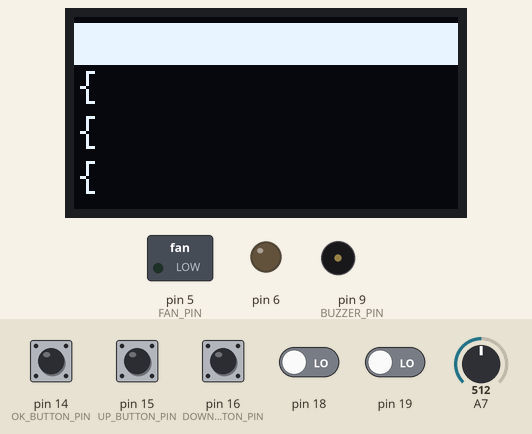
Simulated run of this sketch. Board: Arduino Uno, built with avr-gcc and run on an emulated ATmega328P. On the bench: 128×64 one-colour display, switched loads named in the sketch (green lamp = pin HIGH), output pins drawn as LEDs (lit = HIGH), buzzer (waves = sounding). The test bench sets the inputs (shaded band); at power-on: pin 14 (OK_BUTTON_PIN), pin 15 (UP_BUTTON_PIN), pin 16 (DOWN_BUTTON_PIN) HIGH, pin 18, pin 19 LOW, A7 = 512. EEPROM starts erased.

Above: at 2.6 s.
2.7 s: pin 14 (OK_BUTTON_PIN) pulled LOW for 0.15 s
At 3.3 s:
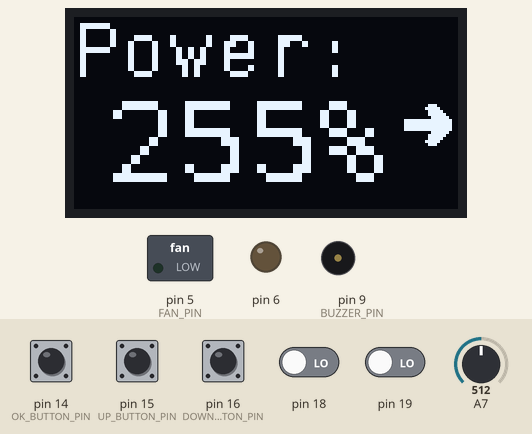
4.3 s: pin 14 (OK_BUTTON_PIN) pulled LOW for 1 s
At 4.8 s:
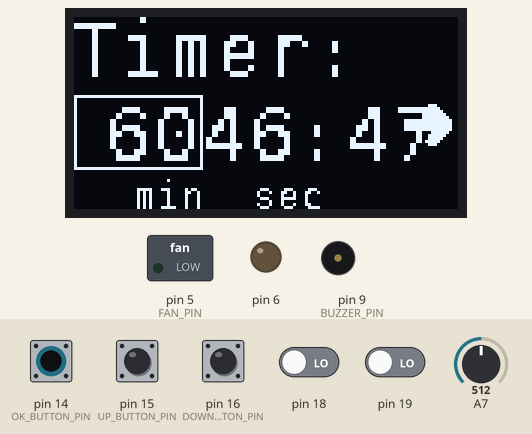
6.8 s: pin 16 (DOWN_BUTTON_PIN) pulled LOW for 0.15 s
At 8.0 s:
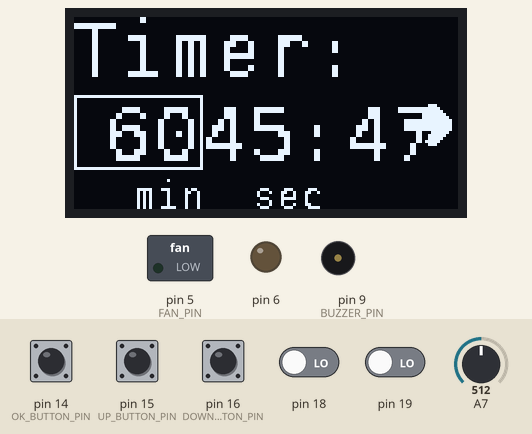
8.4 s: pin 16 (DOWN_BUTTON_PIN) pulled LOW for 1 s
At 9.3 s:
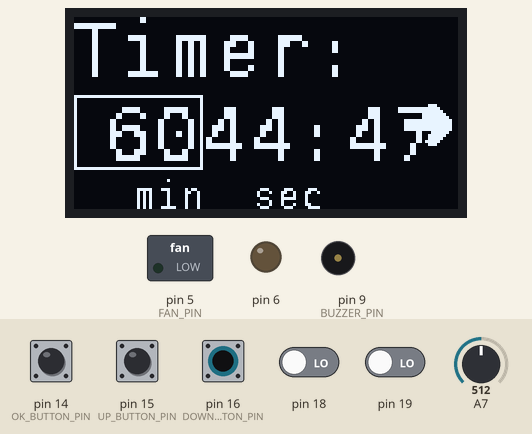
10.9 s: pin 15 (UP_BUTTON_PIN) pulled LOW for 0.15 s
At 11.4 s:
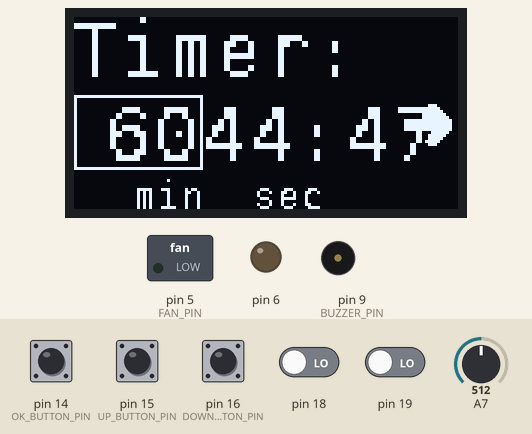
12.5 s: pin 14 (OK_BUTTON_PIN) pulsed LOW 5 times (0.12 s each, 0.3 s apart)
At 32.3 s:
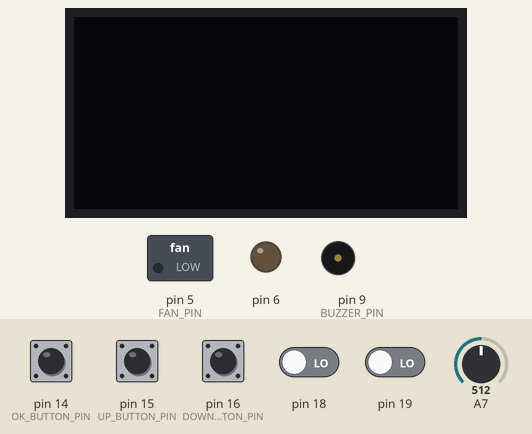
Timing chart, 0 to 33.0 s (numbered marks = the images above; inputs shaded):
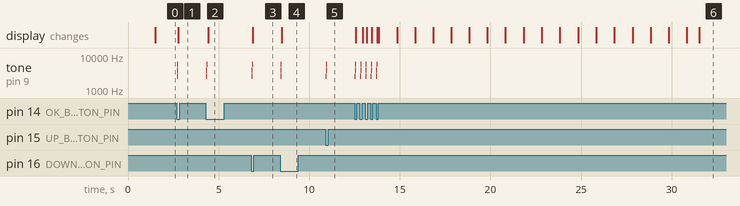

Measured:
- after the input at 2.7 s, tone on pin 9 (BUZZER_PIN): silent → 2500 Hz at once, → 3750 Hz 0.01 s later, → 5625 Hz 0.01 s later, → silent 0.01 s later; the display: changes after 0.07 s (image 1)
- after the input at 4.3 s, tone on pin 9 (BUZZER_PIN): silent → 2500 Hz at once, → 3750 Hz 0.01 s later, → 5625 Hz 0.01 s later, → silent 0.01 s later; the display: changes after 0.14 s (image 2)
- after the input at 6.8 s, tone on pin 9 (BUZZER_PIN): silent → 2500 Hz at once, → 3750 Hz 0.01 s later, → 5625 Hz 0.01 s later, → silent 0.01 s later; the display: changes after 0.08 s (image 3)
- after the input at 8.4 s, tone on pin 9 (BUZZER_PIN): silent → 2500 Hz at once, → 3750 Hz 0.01 s later, → 5625 Hz 0.01 s later, → silent 0.01 s later; the display: changes after 0.08 s (image 4)
- after the input at 10.9 s, tone on pin 9 (BUZZER_PIN): silent → 2500 Hz at once, → 3750 Hz 0.01 s later, → 5625 Hz 0.01 s later, → silent 0.01 s later
- after the input at 12.5 s, tone on pin 9 (BUZZER_PIN): silent → 2500 Hz at once, then repeats every 0.30 s: 3750 Hz 0.01 s, 5625 Hz 0.01 s, silent 0.27 s, 2500 Hz 0.01 s, until it stays silent from 13.7 s; the display: first changes after 0.08 s (image 6 shows a later state)

The sketch:

uv-lamp-timer.ino
```cpp
#include "uv-lamp-timer.h"
#include "src/logic.h"


void setup()
{
    Logic::begin();
}

void loop()
{
    Logic::fanControl();
    Logic::screenSaver();
    switch (MENU_LEVEL)
    {
    case CHOISE_SCREEN:
        Logic::choiseScreen();
        break;

    case POWER_SCREEN:
        Logic::powerScreen();
        break;

    case TIME_SCREEN:
        Logic::timeScreen();
        break;

    case SUMMARY_SCREEN:
        Logic::summaryScreen();
        break;

    case RUNNING_SCREEN:
        Logic::runningScreen();
        break;

    case DONE_SCREEN:
        Logic::doneScreen();
        break;
    }
}
```

adc.cpp
```cpp
#pragma once
#include "adc.h"

//--------------------------------------------------------------------
// Variables
//--------------------------------------------------------------------

// Init global flag for launch screen saver
volatile bool SCREEN_SAVER_STOP = false;

// Ring buffer
static volatile uint8_t RING_BUFFER[RING_BUFFER_SIZE];
static volatile uint8_t RING_BUFFER_IDX_IN = 0;

// Average value calculated from buffer value
static volatile uint8_t ADC_AVERAGE_VALUE = 0;

//--------------------------------------------------------------------
// Conversion complete interrupt
//--------------------------------------------------------------------

ISR (ADC_vect)
{
    // Read value to ring buffer and apply mask to buffer input index
    RING_BUFFER[RING_BUFFER_IDX_IN++] = ADCH;
    RING_BUFFER_IDX_IN &= RING_BUFFER_MASK;
    // When the buffer overflows, recalculate the average value
    if (RING_BUFFER_IDX_IN == 0)
    {
        uint16_t sum = 0;
        for (uint8_t i = 0; i < RING_BUFFER_SIZE; i++)
        {
            sum += RING_BUFFER[i];
        }
        ADC_AVERAGE_VALUE = sum / RING_BUFFER_SIZE;
    }
    // Check trashhold
    if (((ADCH + 255) - ADC_AVERAGE_VALUE) > 355)
    {
        SCREEN_SAVER_STOP = true;
    }
}

//--------------------------------------------------------------------
// Setup ADC in free run mode on A7
//--------------------------------------------------------------------

void adcBegin(void)
{
    // enable adc, auto-triggering, interrupts and set prescaler to 128
    ADCSRA |= ((1 << ADEN) | (1 << ADATE) | (1 << ADIE)
        | (1 << ADPS2) | (1 << ADPS1) | (1 << ADPS0));

    // only ADCH for result read, set reference voltage as VCC
    // and choise A7 as input
    ADMUX &= (~(1 << REFS1) & ~(1 << MUX3));
    ADMUX |= ((1 << REFS0) | (1<<ADLAR) | (1 << MUX2)
        | (1 << MUX1) | (1 << MUX0));

    // start conversions
    ADCSRA |= (1 << ADSC);
}
```

adc.h
```cpp
#pragma once

// Include global variables and settings
#include "../uv-lamp-timer.h"

// Ring buffer settings
#define RING_BUFFER_SIZE 128
#define RING_BUFFER_MASK (RING_BUFFER_SIZE - 1)

// ADC init function
void adcBegin(void);
```

buttons.cpp
```cpp
#pragma once
#include "buttons.h"
#include "buzzer.h"

//--------------------------------------------------------------------
// Variables
//--------------------------------------------------------------------

// State variables
static volatile bool OK_PRESSED = false;
static volatile bool UP_PRESSED = false;
static volatile bool DOWN_PRESSED = false;

// Pressing time for soft debouncing
static volatile uint32_t OK_BUTTON_DEBOUNCE_TIME = 0;
static volatile uint32_t UP_BUTTON_DEBOUNCE_TIME = 0;
static volatile uint32_t DOWN_BUTTON_DEBOUNCE_TIME = 0;

//--------------------------------------------------------------------
// Button events handling
//--------------------------------------------------------------------

// Pin change interrupt
ISR (PCINT1_vect) {
    if (((millis()-OK_BUTTON_DEBOUNCE_TIME) > BUTTON_DEBOUNCE_DELAY)
       && (Button::buttonState(OK_BUTTON_PIN) == true))
    {
        OK_BUTTON_DEBOUNCE_TIME = millis();
        OK_PRESSED = true;
    }

    if (((millis()-UP_BUTTON_DEBOUNCE_TIME) > BUTTON_DEBOUNCE_DELAY)
       && (Button::buttonState(UP_BUTTON_PIN) == true))
    {
        UP_BUTTON_DEBOUNCE_TIME = millis();
        UP_PRESSED = true;
    }

    if (((millis()-DOWN_BUTTON_DEBOUNCE_TIME) > BUTTON_DEBOUNCE_DELAY)
       && (Button::buttonState(DOWN_BUTTON_PIN) == true))
    {
        DOWN_BUTTON_DEBOUNCE_TIME = millis();
        DOWN_PRESSED = true;
    }
}

//--------------------------------------------------------------------
// Setup pins and pin change interrupt
//--------------------------------------------------------------------

void Button::begin(void)
{
    // enable INPUT on A0-A2 pins of the board
    DDRC &= ~((1 << DDC2) | (1 << DDC1) | (1 << DDC0));

    // add PULL_UP on A0-A2 pins of the board
    PORTC |= ((1 << DDC2) | (1 << DDC1) | (1 << DDC0));

    // enable PCIE1 interrupts
    PCICR |= (1 << PCIE1);

    // configure interrupts on A0,A1,A2 pins only
    PCMSK1 |= ((1 << PCINT10) | (1 << PCINT9) | (1 << PCINT8));

    // enable interrupts
    interrupts();
}

//--------------------------------------------------------------------
// Button events handler static class
//--------------------------------------------------------------------

uint8_t Button::pressed(void)
{
    if (UP_PRESSED)
    {
        UP_PRESSED=false;
        Buzzer::click();
        return UP_BUTTON;
    }
    if (DOWN_PRESSED)
    {
        DOWN_PRESSED=false;
        Buzzer::click();
        return DOWN_BUTTON;
    }
    if (OK_PRESSED)
    {
        OK_PRESSED=false;
        Buzzer::click();
        return OK_BUTTON;
    }
    return 0;
}


bool Button::buttonState(uint8_t button_pin) {
    if ((PINC & (1 << button_pin)) == 0)
    {
        return true;
    }
    return false;
}
```

buttons.h
```cpp
#pragma once
#include "../uv-lamp-timer.h"

// Button pins
#define OK_BUTTON_PIN PINC0
#define UP_BUTTON_PIN PINC1
#define DOWN_BUTTON_PIN PINC2

//--------------------------------------------------------------------
// Button events handler static class
//--------------------------------------------------------------------

class Button
{
    public:
        static void begin(void);
        static uint8_t pressed(void);
        static bool buttonState(uint8_t);
};
```

buzzer.cpp
```cpp
#pragma once
#include "buzzer.h"

//--------------------------------------------------------------------
// Sounds
//--------------------------------------------------------------------

static void Buzzer::end(void)
{
    for (int i=400; i<4000; i=i*1.5)
    {
        tone(BUZZER_PIN, i);
        delay(60);
    }
    noTone(BUZZER_PIN);
}


static void Buzzer::click(void)
{
    for (int i=2500; i<6000; i=i*1.5)
    {
        tone(BUZZER_PIN, i);
        delay(10);
    }
    noTone(BUZZER_PIN);
}


static void Buzzer::alarm(void) // when overheating
{
    for (int j=0; j <3; j++)
    {
        for (int i=1000; i<2000; i=i*1.1)
        {
            tone(BUZZER_PIN, i);
            delay(10);
        }
        delay(50);
        for (int i=1000; i>500; i=i*1.9)
        {
            tone(BUZZER_PIN, i);
            delay(10);
        }
        delay(50);
    }
    noTone(BUZZER_PIN);
}
```

buzzer.h
```cpp
#pragma once
#include "../uv-lamp-timer.h"

//--------------------------------------------------------------------
// Sounds
//--------------------------------------------------------------------

class Buzzer
{
    public:
        static void end(void);
        static void click(void);
        static void alarm(void);
};
```

display.cpp
```cpp
#pragma once
#include "display.h"

//--------------------------------------------------------------------
// Init display
//--------------------------------------------------------------------

Display::Display(Adafruit_SSD1306 *driver)
{
    _driver = driver;
}


void Display::begin(void)
{
    _driver->begin(SSD1306_SWITCHCAPVCC, 0x3C); _clear();
    _driver->drawBitmap(32, 0, logoImg, 64, 64, 1);
    _driver->setFont(&GFX_FONT);
    _display(); delay(1400);
}

//--------------------------------------------------------------------
// Showing
//--------------------------------------------------------------------

void Display::showChoiceScreen(const uint8_t &level)
{
    _clear();
    uint8_t pixelYCursor = 13;
    for (uint8_t i = 0; i < QUANTITY_OF_CONFIGS; i++)
    {
        _driver->setCursor(1,pixelYCursor);
        _driver->setTextSize(1);
        if (level == i)
        {
            _driver->setTextColor(BLACK);
            _driver->drawRect(0, pixelYCursor-11, 128, 14, WHITE);
            _driver->fillRect(0, pixelYCursor-11, 128, 14, WHITE);
        }
        else
        {
            _driver->setTextColor(WHITE);
        }
        _driver->println(Settings::get(i).name);
        pixelYCursor += 15;
    }
    _display();
}


void Display::showPowerScreen(const uint8_t &power)
{
    _clear();
    _driver->setTextColor(WHITE);
    // show header
    _driver->setCursor(0,20);
    _driver->setTextSize(2);
    _driver->println("Power:");
    // show value
    _driver->setCursor(10,55);
    _driver->setTextSize(3);
    _driver->print(power, DEC);
    _driver->println("%");
    // show footer
    _drawArrow();
    _display();
}


void Display::showTimeScreen(const uint32_t &time,
    const uint8_t &cursor)
{
    _clear();
    _driver->setTextColor(WHITE);

    // show header
    _driver->setCursor(0,20);
    _driver->setTextSize(2);
    _driver->println("Timer:");

    // prepare values
    uint16_t minutes; uint8_t seconds;
    _calculateTime(time, minutes, seconds);

    // show values
    _driver->setTextSize(2);
    _driver->setCursor(10,48);

    // show minutes
    if (_numsCounter(minutes) == 1)
    {
        _driver->print(0, DEC);
    }
    _driver->print(minutes, DEC);
    _driver->print(":");

    // show seconds
    if (_numsCounter(seconds) == 1)
    {
        _driver->print(0, DEC);
    }
    _driver->println(seconds, DEC);

    // show cursor
    switch (cursor)
    {
    case 0:
        _driver->drawRect(0, 26, 43, 25, WHITE);
        break;
    default:
        _driver->drawRect(56, 26, 43, 25, WHITE);
        break;
    }

    // show footer
    _driver->setCursor(20,64);
    _driver->setTextSize(1);
    _driver->println("min  sec");
    _drawArrow();
    _display();
}


void Display::showSummaryScreen(const ConfigSet &config,
    const uint8_t &cursor)
{
    _clear();
    _driver->setTextColor(WHITE);

    // show light power
    _driver->drawBitmap(0, 5, lightImg, 16, 16, WHITE);
    _driver->setCursor(24,21);
    _driver->setTextSize(2);
    _driver->print(config.power, DEC);
    _driver->print("%");

    // show delimeter
    _driver->drawRect(0, 28, 103, 10, WHITE);
    _driver->fillRect(0, 29, 103, 10, WHITE);
    _driver->drawRect(103, 0, 3, 64, WHITE);
    _driver->fillRect(103, 0, 3, 64, WHITE);

    // show time
    _driver->drawBitmap(0, 47, timerImg, 16, 16, WHITE);
    _driver->setCursor(19,63);
    _driver->setTextSize(2);

    // prepare values
    uint16_t minutes; uint8_t seconds;
    _calculateTime(config.duration, minutes, seconds);

    // show minutes
    if (_numsCounter(minutes) == 1)
    {
        _driver->print(0, DEC);
    }
    _driver->print(minutes, DEC);
    _driver->print(":");

    // show seconds
    if (_numsCounter(seconds) == 1)
    {
        _driver->print(0, DEC);
    }
    _driver->print(seconds, DEC);

    // show menu
    _driver->drawBitmap(108, 3, playImg, 16, 16, WHITE);
    _driver->drawBitmap(108, 25, editImg, 16, 16, WHITE);
    _driver->drawBitmap(108, 48, exitImg, 16, 16, WHITE);

    // show cursor
    switch (cursor)
    {
    case 0:
        _driver->drawRect(106, 0, 22, 22, WHITE);
        break;

    case 1:
        _driver->drawRect(106, 22, 22, 22, WHITE);
        break;

    case 2:
        _driver->drawRect(106, 45, 22, 19, WHITE);
        break;
    }

    // show buffer
    _display();
}


void Display::showRunningScreen(const uint32_t &time,
    const uint8_t &cursor, const bool &pause, const bool &hot)
{
    _clear();
    _driver->setTextColor(WHITE);

    // prepare values
    uint16_t minutes; uint8_t seconds;
    _calculateTime(time, minutes, seconds);

    // show minutes
    _driver->setCursor(3,31);
    _driver->setTextSize(3);
    if (_numsCounter(minutes) == 1)
    {
        _driver->print(0, DEC);
    }
    _driver->print(minutes, DEC);
    _driver->print(":");

    // show seconds
    if (_numsCounter(seconds) == 1)
    {
        _driver->print(0, DEC);
    }
    _driver->print(seconds, DEC);

    // show menu
    if (pause)
    {
        if (hot) // if overheating, change the play icon to fire
        {
            _driver->drawBitmap(27, 44, fireImg, 16, 16, WHITE);
        }
        else
        {
            _driver->drawBitmap(27, 44, playImg, 16, 16, WHITE);
        }
        _driver->drawBitmap(87, 44, exitImg, 16, 16, WHITE);

        if (cursor == 1)
        {
            _driver->drawRoundRect(67, 40, 55, 23, 4, WHITE);
        }
        else
        {
            _driver->drawRoundRect(6, 40, 55, 23, 4, WHITE);
        }
    }
    else
    {
        _driver->drawBitmap(56, 44, pauseImg, 16, 16, WHITE);
        _driver->drawRoundRect(6, 40, 116, 23, 4, WHITE);
    }

    // show buffer
    _display();
}


void Display::showDoneScreen(void)
{
    _clear();
    _driver->setTextColor(WHITE);

    // show text
    _driver->setCursor(5,30);
    _driver->setTextSize(3);
    _driver->print("Done!");

    // show ok
    _driver->setCursor(48,60);
    _driver->setTextSize(2);
    _driver->print("Ok");
    _driver->drawRoundRect(6, 38, 110, 25, 4, WHITE);

    // show buffer
    _display();
}


void Display::clearScreen(void)
{
    _clear();
    _display();
}

//--------------------------------------------------------------------
// Draw utilities
//--------------------------------------------------------------------

void Display::_clear(void)
{
    _driver->clearDisplay();
}


void Display::_display(void)
{
    _driver->display();
}


void Display::_drawArrow(void)
{
    _driver->drawBitmap(110, 28, arrowImg, 16, 16, WHITE);
}

//--------------------------------------------------------------------
// Others utilities
//--------------------------------------------------------------------

void Display::_calculateTime(const uint32_t &time,
    uint16_t &minutes, uint8_t &seconds)
{
    minutes = time / MSECONDS_IN_MIN;
    seconds = (time % MSECONDS_IN_MIN) / MSECONDS_IN_SEC;
}


uint8_t Display::_numsCounter(uint8_t number) {
    uint8_t n = 1;
    while ((number/=10) > 0)
    {
        n++;
    }
    return n;
}
```

display.h
```cpp
#pragma once
#include "../uv-lamp-timer.h"

// Presets
#include "settings.h"

// Adafruit graphic libraries
#include <Adafruit_GFX.h>
#include <Adafruit_SSD1306.h>

// Font and bitmap
#include "bitmaps.h"
#include "font.h"

// Set common font
#define GFX_FONT DialogInput_plain_12

//--------------------------------------------------------------------
// Class for showing all screens
//--------------------------------------------------------------------

class Display
{
    public:
        Display(Adafruit_SSD1306 *driver);
        void begin(void);
        void showChoiceScreen(const uint8_t &level);
        void showPowerScreen(const uint8_t &power);
        void showTimeScreen(const uint32_t &time,
            const uint8_t &cursor);

        void showSummaryScreen(const ConfigSet &config,
            const uint8_t &cursor);

        void showRunningScreen(const uint32_t &time,
            const uint8_t &cursor, const bool &pause, const bool &hot);

        void showDoneScreen(void);

        void clearScreen(void);

    private:
        Adafruit_SSD1306 *_driver;
        void _clear(void);
        void _display(void);
        void _drawArrow(void);
        uint8_t _numsCounter(uint8_t minutes);
        void _calculateTime(const uint32_t &time,
            uint16_t &minutes, uint8_t &seconds);
};
```

ds18b20.cpp
```cpp
#pragma once
#include "ds18b20.h"

//--------------------------------------------------------------------
// Class for getting temperature from sensor DS18B20
//--------------------------------------------------------------------

TempSensor::TempSensor(OneWire *bus)
{
    _bus = bus;
    _bus->reset();
    _bus->write(0xCC);
    _bus->write(0x44);
    _prevConversionTime = millis();
    _overThreshold = false;
    _overTemp = false;
}


bool TempSensor::needFan(void)
{
    if (_overThreshold)
    {
        if (_getTemp() >= TEMP_FAN_HYSTERESIS)
        {
            return true;
        }
    }
    else
    {
        if (_getTemp() >= TEMP_FAN_THRESHOLD)
        {
            _overThreshold = true;
            return true;
        }
    }
    _overThreshold = false;
    return false;
}


bool TempSensor::highTemp(void)
{
    if (_getTemp() >= TEMP_STOP_THRESHOLD)
    {
        _overTemp = true;
        return true;
    }
    else if ((_getTemp() >= TEMP_FAN_THRESHOLD) && _overTemp)
    {
        return true;
    }
    _overTemp = false;
    return false;
}


float TempSensor::_getTemp(void)
{
    if (digitalRead(DS18B20_SENSOR_PIN) == 1)
    {
        uint8_t data[2];
        _bus->reset();
        _bus->write(0xCC);
        _bus->write(0xBE);
        data[0] = _bus->read(); data[1] = _bus->read();
        _temperature = ((data[1] << 8) + data[0]) / 16.0;
    }
    if (millis() - _prevConversionTime >= DS18B20_CONVERSION_TIME)
    {
        _bus->reset();
        _bus->write(0xCC);
        _bus->write(0x44);
        _prevConversionTime = millis();
    }
    return _temperature;
}
```

ds18b20.h
```cpp
#pragma once
#include "../uv-lamp-timer.h"

// Libraries for DS18B20
#include <OneWire.h>
#include <DallasTemperature.h>

//--------------------------------------------------------------------
// Class for getting temperature from sensor DS18B20
//--------------------------------------------------------------------

class TempSensor
{
    public:
        TempSensor(OneWire *bus);
        bool highTemp(void);
        bool needFan(void);
    private:
        OneWire *_bus;
        float _getTemp(void);
        bool _overTemp;
        bool _overThreshold;
        float _temperature;
        uint32_t _prevConversionTime;
};
```

fan.cpp
```cpp
#pragma once
#include "fan.h"

//--------------------------------------------------------------------
// Class for control cooling fan
//--------------------------------------------------------------------

Fan::Fan(void)
{
    pinMode(FAN_PIN, OUTPUT);
}


bool Fan::status(void) const
{
    return _status;
}


void Fan::start(void)
{
    analogWrite(FAN_PIN, FAN_SPEED);
    _status = true;
}


void Fan::stop(void)
{
    analogWrite(FAN_PIN, 0);
    _status = false;
}
```

Source omitted: bitmaps.h (data table, 5719 bytes), fan.h (386 bytes), font.h (data table, 9062 bytes), light.cpp (542 bytes), light.h (408 bytes), logic.cpp (9087 bytes), logic.h (683 bytes), uv-lamp-timer.h (1681 bytes), settings.cpp (1138 bytes), settings.h (622 bytes)
